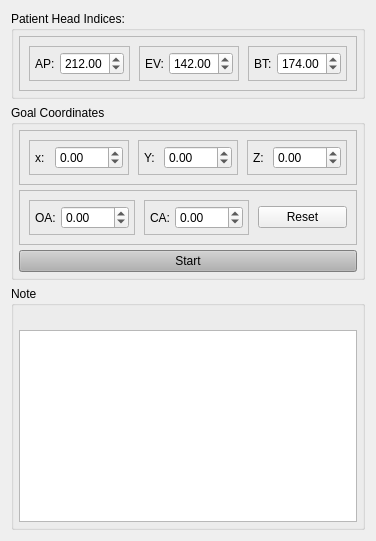
               <widget class="QWidget" name="Inputtab">
                <attribute name="title">
                 <string>Input</string>
                </attribute>
                <layout class="QVBoxLayout" name="verticalLayout_8">
                 <item>
                  <widget class="QGroupBox" name="groupBox_3">
                   <property name="title">
                    <string>Patient Head Indices:</string>
                   </property>
                   <layout class="QHBoxLayout" name="horizontalLayout_13">
                    <property name="spacing">
                     <number>5</number>
                    </property>
                    <property name="leftMargin">
                     <number>5</number>
                    </property>
                    <property name="topMargin">
                     <number>5</number>
                    </property>
                    <property name="rightMargin">
                     <number>5</number>
                    </property>
                    <property name="bottomMargin">
                     <number>5</number>
                    </property>
                    <item>
                     <widget class="QFrame" name="frame_40">
                      <property name="frameShape">
                       <enum>QFrame::StyledPanel</enum>
                      </property>
                      <property name="frameShadow">
                       <enum>QFrame::Raised</enum>
                      </property>
                      <layout class="QHBoxLayout" name="horizontalLayout_27">
                       <property name="spacing">
                        <number>9</number>
                       </property>
                       <item>
                        <widget class="QFrame" name="frame_18">
                         <property name="frameShape">
                          <enum>QFrame::StyledPanel</enum>
                         </property>
                         <property name="frameShadow">
                          <enum>QFrame::Raised</enum>
                         </property>
                         <layout class="QHBoxLayout" name="horizontalLayout_15">
                          <property name="spacing">
                           <number>5</number>
                          </property>
                          <property name="leftMargin">
                           <number>5</number>
                          </property>
                          <property name="topMargin">
                           <number>5</number>
                          </property>
                          <property name="rightMargin">
                           <number>5</number>
                          </property>
                          <property name="bottomMargin">
                           <number>5</number>
                          </property>
                          <item>
                           <widget class="QLabel" name="label_25">
                            <property name="text">
                             <string>AP:</string>
                            </property>
                           </widget>
                          </item>
                          <item>
                           <widget class="QDoubleSpinBox" name="APSpin">
                            <property name="maximum">
                             <double>999.000000000000000</double>
                            </property>
                            <property name="value">
                             <double>212.000000000000000</double>
                            </property>
                           </widget>
                          </item>
                         </layout>
                        </widget>
                       </item>
                       <item>
                        <widget class="QFrame" name="frame_19">
                         <property name="frameShape">
                          <enum>QFrame::StyledPanel</enum>
                         </property>
                         <property name="frameShadow">
                          <enum>QFrame::Raised</enum>
                         </property>
                         <layout class="QHBoxLayout" name="horizontalLayout_16">
                          <property name="spacing">
                           <number>5</number>
                          </property>
                          <property name="leftMargin">
                           <number>5</number>
                          </property>
                          <property name="topMargin">
                           <number>5</number>
                          </property>
                          <property name="rightMargin">
                           <number>5</number>
                          </property>
                          <property name="bottomMargin">
                           <number>5</number>
                          </property>
                          <item>
                           <widget class="QLabel" name="label_26">
                            <property name="text">
                             <string>EV:</string>
                            </property>
                           </widget>
                          </item>
                          <item>
                           <widget class="QDoubleSpinBox" name="EVSpin">
                            <property name="maximum">
                             <double>999.000000000000000</double>
                            </property>
                            <property name="value">
                             <double>142.000000000000000</double>
                            </property>
                           </widget>
                          </item>
                         </layout>
                        </widget>
                       </item>
                       <item>
                        <widget class="QFrame" name="frame_17">
                         <property name="frameShape">
                          <enum>QFrame::StyledPanel</enum>
                         </property>
                         <property name="frameShadow">
                          <enum>QFrame::Raised</enum>
                         </property>
                         <layout class="QHBoxLayout" name="horizontalLayout_14">
                          <property name="spacing">
                           <number>5</number>
                          </property>
                          <property name="leftMargin">
                           <number>5</number>
                          </property>
                          <property name="topMargin">
                           <number>5</number>
                          </property>
                          <property name="rightMargin">
                           <number>5</number>
                          </property>
                          <property name="bottomMargin">
                           <number>5</number>
                          </property>
                          <item>
                           <widget class="QLabel" name="label_24">
                            <property name="text">
                             <string>BT:</string>
                            </property>
                           </widget>
                          </item>
                          <item>
                           <widget class="QDoubleSpinBox" name="BTSpin">
                            <property name="maximum">
                             <double>999.000000000000000</double>
                            </property>
                            <property name="value">
                             <double>174.000000000000000</double>
                            </property>
                           </widget>
                          </item>
                         </layout>
                        </widget>
                       </item>
                      </layout>
                     </widget>
                    </item>
                   </layout>
                  </widget>
                 </item>
                 <item>
                  <widget class="QGroupBox" name="groupBox_2">
                   <property name="title">
                    <string>Goal Coordinates</string>
                   </property>
                   <layout class="QVBoxLayout" name="verticalLayout_9">
                    <property name="spacing">
                     <number>5</number>
                    </property>
                    <property name="leftMargin">
                     <number>5</number>
                    </property>
                    <property name="topMargin">
                     <number>5</number>
                    </property>
                    <property name="rightMargin">
                     <number>5</number>
                    </property>
                    <property name="bottomMargin">
                     <number>5</number>
                    </property>
                    <item>
                     <widget class="QFrame" name="frame_20">
                      <property name="frameShape">
                       <enum>QFrame::StyledPanel</enum>
                      </property>
                      <property name="frameShadow">
                       <enum>QFrame::Raised</enum>
                      </property>
                      <layout class="QHBoxLayout" name="horizontalLayout_17">
                       <property name="spacing">
                        <number>9</number>
                       </property>
                       <property name="leftMargin">
                        <number>9</number>
                       </property>
                       <property name="topMargin">
                        <number>9</number>
                       </property>
                       <property name="rightMargin">
                        <number>9</number>
                       </property>
                       <property name="bottomMargin">
                        <number>9</number>
                       </property>
                       <item>
                        <widget class="QFrame" name="frame_23">
                         <property name="frameShape">
                          <enum>QFrame::StyledPanel</enum>
                         </property>
                         <property name="frameShadow">
                          <enum>QFrame::Raised</enum>
                         </property>
                         <layout class="QHBoxLayout" name="horizontalLayout_18">
                          <property name="spacing">
                           <number>5</number>
                          </property>
                          <property name="leftMargin">
                           <number>5</number>
                          </property>
                          <property name="topMargin">
                           <number>5</number>
                          </property>
                          <property name="rightMargin">
                           <number>5</number>
                          </property>
                          <property name="bottomMargin">
                           <number>5</number>
                          </property>
                          <item alignment="Qt::AlignLeft">
                           <widget class="QLabel" name="label_27">
                            <property name="text">
                             <string>x:</string>
                            </property>
                           </widget>
                          </item>
                          <item>
                           <widget class="QDoubleSpinBox" name="XSpin">
                            <property name="minimum">
                             <double>-999.000000000000000</double>
                            </property>
                            <property name="maximum">
                             <double>999.000000000000000</double>
                            </property>
                           </widget>
                          </item>
                         </layout>
                        </widget>
                       </item>
                       <item>
                        <widget class="QFrame" name="frame_21">
                         <property name="frameShape">
                          <enum>QFrame::StyledPanel</enum>
                         </property>
                         <property name="frameShadow">
                          <enum>QFrame::Raised</enum>
                         </property>
                         <layout class="QHBoxLayout" name="horizontalLayout_19">
                          <property name="spacing">
                           <number>5</number>
                          </property>
                          <property name="leftMargin">
                           <number>5</number>
                          </property>
                          <property name="topMargin">
                           <number>5</number>
                          </property>
                          <property name="rightMargin">
                           <number>5</number>
                          </property>
                          <property name="bottomMargin">
                           <number>5</number>
                          </property>
                          <item alignment="Qt::AlignLeft">
                           <widget class="QLabel" name="label_28">
                            <property name="text">
                             <string>Y:</string>
                            </property>
                           </widget>
                          </item>
                          <item>
                           <widget class="QDoubleSpinBox" name="YSpin">
                            <property name="minimum">
                             <double>-999.000000000000000</double>
                            </property>
                            <property name="maximum">
                             <double>999.000000000000000</double>
                            </property>
                           </widget>
                          </item>
                         </layout>
                        </widget>
                       </item>
                       <item>
                        <widget class="QFrame" name="frame_22">
                         <property name="frameShape">
                          <enum>QFrame::StyledPanel</enum>
                         </property>
                         <property name="frameShadow">
                          <enum>QFrame::Raised</enum>
                         </property>
                         <layout class="QHBoxLayout" name="horizontalLayout_20">
                          <property name="spacing">
                           <number>5</number>
                          </property>
                          <property name="leftMargin">
                           <number>5</number>
                          </property>
                          <property name="topMargin">
                           <number>5</number>
                          </property>
                          <property name="rightMargin">
                           <number>5</number>
                          </property>
                          <property name="bottomMargin">
                           <number>5</number>
                          </property>
                          <item alignment="Qt::AlignLeft">
                           <widget class="QLabel" name="label_29">
                            <property name="text">
                             <string>Z:</string>
                            </property>
                           </widget>
                          </item>
                          <item>
                           <widget class="QDoubleSpinBox" name="ZSpin">
                            <property name="minimum">
                             <double>-999.000000000000000</double>
                            </property>
                            <property name="maximum">
                             <double>999.000000000000000</double>
                            </property>
                           </widget>
                          </item>
                         </layout>
                        </widget>
                       </item>
                      </layout>
                     </widget>
                    </item>
                    <item>
                     <widget class="QFrame" name="frame_24">
                      <property name="frameShape">
                       <enum>QFrame::StyledPanel</enum>
                      </property>
                      <property name="frameShadow">
                       <enum>QFrame::Raised</enum>
                      </property>
                      <layout class="QHBoxLayout" name="horizontalLayout_21">
                       <property name="spacing">
                        <number>9</number>
                       </property>
                       <property name="leftMargin">
                        <number>9</number>
                       </property>
                       <property name="topMargin">
                        <number>9</number>
                       </property>
                       <property name="rightMargin">
                        <number>9</number>
                       </property>
                       <property name="bottomMargin">
                        <number>9</number>
                       </property>
                       <item>
                        <widget class="QFrame" name="frame_27">
                         <property name="frameShape">
                          <enum>QFrame::StyledPanel</enum>
                         </property>
                         <property name="frameShadow">
                          <enum>QFrame::Raised</enum>
                         </property>
                         <layout class="QHBoxLayout" name="horizontalLayout_24">
                          <property name="spacing">
                           <number>5</number>
                          </property>
                          <property name="leftMargin">
                           <number>5</number>
                          </property>
                          <property name="topMargin">
                           <number>5</number>
                          </property>
                          <property name="rightMargin">
                           <number>5</number>
                          </property>
                          <property name="bottomMargin">
                           <number>5</number>
                          </property>
                          <item>
                           <widget class="QLabel" name="label_30">
                            <property name="text">
                             <string>OA:</string>
                            </property>
                           </widget>
                          </item>
                          <item>
                           <widget class="QDoubleSpinBox" name="OASpin">
                            <property name="minimum">
                             <double>-999.000000000000000</double>
                            </property>
                            <property name="maximum">
                             <double>999.000000000000000</double>
                            </property>
                           </widget>
                          </item>
                         </layout>
                        </widget>
                       </item>
                       <item>
                        <widget class="QFrame" name="frame_26">
                         <property name="frameShape">
                          <enum>QFrame::StyledPanel</enum>
                         </property>
                         <property name="frameShadow">
                          <enum>QFrame::Raised</enum>
                         </property>
                         <layout class="QHBoxLayout" name="horizontalLayout_23">
                          <property name="spacing">
                           <number>5</number>
                          </property>
                          <property name="leftMargin">
                           <number>5</number>
                          </property>
                          <property name="topMargin">
                           <number>5</number>
                          </property>
                          <property name="rightMargin">
                           <number>5</number>
                          </property>
                          <property name="bottomMargin">
                           <number>5</number>
                          </property>
                          <item alignment="Qt::AlignLeft">
                           <widget class="QLabel" name="label_31">
                            <property name="text">
                             <string>CA:</string>
                            </property>
                           </widget>
                          </item>
                          <item>
                           <widget class="QDoubleSpinBox" name="CASpin">
                            <property name="minimum">
                             <double>-999.000000000000000</double>
                            </property>
                            <property name="maximum">
                             <double>999.000000000000000</double>
                            </property>
                           </widget>
                          </item>
                         </layout>
                        </widget>
                       </item>
                       <item>
                        <widget class="QPushButton" name="ResetButton">
                         <property name="text">
                          <string>Reset</string>
                         </property>
                        </widget>
                       </item>
                      </layout>
                     </widget>
                    </item>
                    <item>
                     <widget class="QPushButton" name="StartButton">
                      <property name="palette">
                       <palette>
                        <active>
                         <colorrole role="WindowText">
                          <brush brushstyle="SolidPattern">
                           <color alpha="255">
                            <red>0</red>
                            <green>0</green>
                            <blue>0</blue>
                           </color>
                          </brush>
                         </colorrole>
                         <colorrole role="Button">
                          <brush brushstyle="SolidPattern">
                           <color alpha="255">
                            <red>177</red>
                            <green>177</green>
                            <blue>177</blue>
                           </color>
                          </brush>
                         </colorrole>
                         <colorrole role="Text">
                          <brush brushstyle="SolidPattern">
                           <color alpha="255">
                            <red>0</red>
                            <green>0</green>
                            <blue>0</blue>
                           </color>
                          </brush>
                         </colorrole>
                         <colorrole role="ButtonText">
                          <brush brushstyle="SolidPattern">
                           <color alpha="255">
                            <red>0</red>
                            <green>0</green>
                            <blue>0</blue>
                           </color>
                          </brush>
                         </colorrole>
                         <colorrole role="Base">
                          <brush brushstyle="SolidPattern">
                           <color alpha="255">
                            <red>177</red>
                            <green>177</green>
                            <blue>177</blue>
                           </color>
                          </brush>
                         </colorrole>
                         <colorrole role="Window">
                          <brush brushstyle="SolidPattern">
                           <color alpha="255">
                            <red>177</red>
                            <green>177</green>
                            <blue>177</blue>
                           </color>
                          </brush>
                         </colorrole>
                         <colorrole role="Shadow">
                          <brush brushstyle="SolidPattern">
                           <color alpha="255">
                            <red>15</red>
                            <green>105</green>
                            <blue>60</blue>
                           </color>
                          </brush>
                         </colorrole>
                         <colorrole role="Highlight">
                          <brush brushstyle="SolidPattern">
                           <color alpha="255">
                            <red>0</red>
                            <green>120</green>
                            <blue>215</blue>
                           </color>
                          </brush>
                         </colorrole>
                         <colorrole role="HighlightedText">
                          <brush brushstyle="SolidPattern">
                           <color alpha="255">
                            <red>39</red>
                            <green>104</green>
                            <blue>255</blue>
                           </color>
                          </brush>
                         </colorrole>
                        </active>
                        <inactive>
                         <colorrole role="WindowText">
                          <brush brushstyle="SolidPattern">
                           <color alpha="255">
                            <red>0</red>
                            <green>0</green>
                            <blue>0</blue>
                           </color>
                          </brush>
                         </colorrole>
                         <colorrole role="Button">
                          <brush brushstyle="SolidPattern">
                           <color alpha="255">
                            <red>177</red>
                            <green>177</green>
                            <blue>177</blue>
                           </color>
                          </brush>
                         </colorrole>
                         <colorrole role="Text">
                          <brush brushstyle="SolidPattern">
                           <color alpha="255">
                            <red>0</red>
                            <green>0</green>
                            <blue>0</blue>
                           </color>
                          </brush>
                         </colorrole>
                         <colorrole role="ButtonText">
                          <brush brushstyle="SolidPattern">
                           <color alpha="255">
                            <red>0</red>
                            <green>0</green>
                            <blue>0</blue>
                           </color>
                          </brush>
                         </colorrole>
                         <colorrole role="Base">
                          <brush brushstyle="SolidPattern">
                           <color alpha="255">
                            <red>177</red>
                            <green>177</green>
                            <blue>177</blue>
                           </color>
                          </brush>
                         </colorrole>
                         <colorrole role="Window">
                          <brush brushstyle="SolidPattern">
                           <color alpha="255">
                            <red>177</red>
                            <green>177</green>
                            <blue>177</blue>
                           </color>
                          </brush>
                         </colorrole>
                         <colorrole role="Shadow">
                          <brush brushstyle="SolidPattern">
                           <color alpha="255">
                            <red>14</red>
                            <green>105</green>
                            <blue>52</blue>
                           </color>
                          </brush>
                         </colorrole>
                         <colorrole role="Highlight">
                          <brush brushstyle="SolidPattern">
                           <color alpha="255">
                            <red>43</red>
                            <green>224</green>
                            <blue>240</blue>
                           </color>
                          </brush>
                         </colorrole>
                         <colorrole role="HighlightedText">
                          <brush brushstyle="SolidPattern">
                           <color alpha="255">
                            <red>0</red>
                            <green>0</green>
                            <blue>0</blue>
                           </color>
                          </brush>
                         </colorrole>
                        </inactive>
                        <disabled>
                         <colorrole role="WindowText">
                          <brush brushstyle="SolidPattern">
                           <color alpha="255">
                            <red>0</red>
                            <green>0</green>
                            <blue>0</blue>
                           </color>
                          </brush>
                         </colorrole>
                         <colorrole role="Button">
                          <brush brushstyle="SolidPattern">
                           <color alpha="255">
                            <red>177</red>
                            <green>177</green>
                            <blue>177</blue>
                           </color>
                          </brush>
                         </colorrole>
                         <colorrole role="Text">
                          <brush brushstyle="SolidPattern">
                           <color alpha="255">
                            <red>0</red>
                            <green>0</green>
                            <blue>0</blue>
                           </color>
                          </brush>
                         </colorrole>
                         <colorrole role="ButtonText">
                          <brush brushstyle="SolidPattern">
                           <color alpha="255">
                            <red>0</red>
                            <green>0</green>
                            <blue>0</blue>
                           </color>
                          </brush>
                         </colorrole>
                         <colorrole role="Base">
                          <brush brushstyle="SolidPattern">
                           <color alpha="255">
                            <red>177</red>
                            <green>177</green>
                            <blue>177</blue>
                           </color>
                          </brush>
                         </colorrole>
                         <colorrole role="Window">
                          <brush brushstyle="SolidPattern">
                           <color alpha="255">
                            <red>177</red>
                            <green>177</green>
                            <blue>177</blue>
                           </color>
                          </brush>
                         </colorrole>
                         <colorrole role="Shadow">
                          <brush brushstyle="SolidPattern">
                           <color alpha="255">
                            <red>14</red>
                            <green>105</green>
                            <blue>52</blue>
                           </color>
                          </brush>
                         </colorrole>
                         <colorrole role="Highlight">
                          <brush brushstyle="SolidPattern">
                           <color alpha="255">
                            <red>0</red>
                            <green>120</green>
                            <blue>215</blue>
                           </color>
                          </brush>
                         </colorrole>
                         <colorrole role="HighlightedText">
                          <brush brushstyle="SolidPattern">
                           <color alpha="255">
                            <red>44</red>
                            <green>29</green>
                            <blue>255</blue>
                           </color>
                          </brush>
                         </colorrole>
                        </disabled>
                       </palette>
                      </property>
                      <property name="text">
                       <string>Start</string>
                      </property>
                     </widget>
                    </item>
                   </layout>
                  </widget>
                 </item>
                 <item>
                  <widget class="QGroupBox" name="groupBox_4">
                   <property name="title">
                    <string>Note</string>
                   </property>
                   <layout class="QVBoxLayout" name="verticalLayout_10">
                    <property name="spacing">
                     <number>5</number>
                    </property>
                    <property name="leftMargin">
                     <number>5</number>
                    </property>
                    <property name="topMargin">
                     <number>5</number>
                    </property>
                    <property name="rightMargin">
                     <number>5</number>
                    </property>
                    <property name="bottomMargin">
                     <number>5</number>
                    </property>
                    <item>
                     <widget class="QLabel" name="Notelabel">
                      <property name="sizePolicy">
                       <sizepolicy hsizetype="Preferred" vsizetype="Expanding">
                        <horstretch>0</horstretch>
                        <verstretch>0</verstretch>
                       </sizepolicy>
                      </property>
                      <property name="text">
                       <string/>
                      </property>
                     </widget>
                    </item>
                    <item alignment="Qt::AlignBottom">
                     <widget class="QTextBrowser" name="NoteBrowser"/>
                    </item>
                   </layout>
                  </widget>
                 </item>
                </layout>
               </widget>
